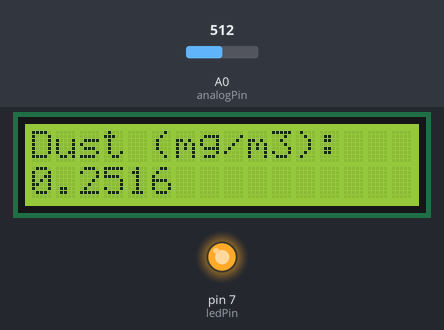
Recording of a sketch running on a simulated Arduino Uno, built with avr-gcc and run on an emulated ATmega328P. On the bench: 16×2 character LCD, output pins drawn as LEDs (lit = HIGH). The test bench sets the inputs (shaded band); at power-on: A0 (analogPin) = 512. What the sketch prints to the serial monitor is not drawn.

Above: at 3.3 s.
3.4 s: A0 (analogPin) set to 716
At 5.0 s:
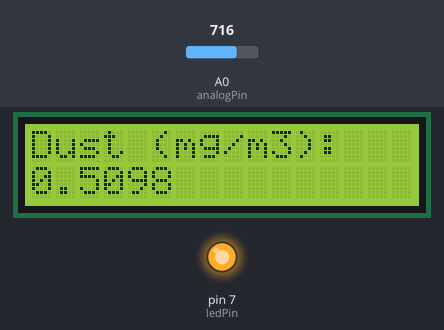
5.6 s: A0 (analogPin) set to 900
At 7.2 s:
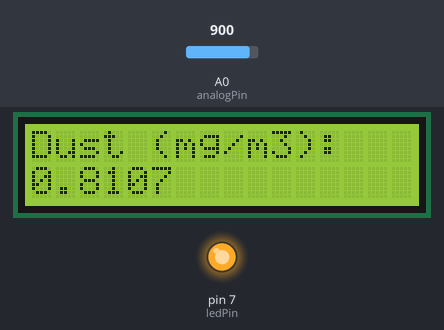
7.7 s: A0 (analogPin) set to 1023
At 9.3 s:
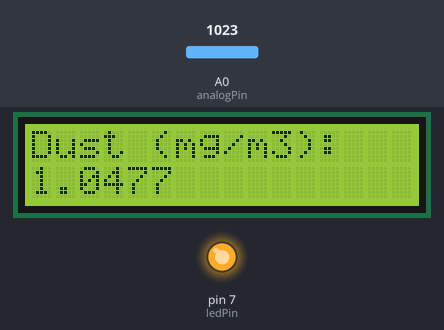
Timing chart, 0 to 10.8 s (numbered marks = the images above; inputs shaded):
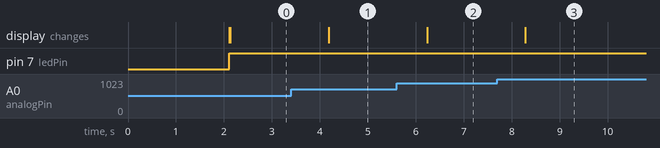

Measured:
- after the input at 3.4 s, the display: changes after 0.79 s (image 1)
- after the input at 5.6 s, the display: changes after 0.64 s (image 2)
- after the input at 7.7 s, the display: changes after 0.58 s (image 3)

The sketch:

arduino_code.ino
```cpp
#include <Wire.h>
#include <LiquidCrystal_I2C.h>

// Khởi tạo LCD 16x2 địa chỉ 0x27
LiquidCrystal_I2C lcd(0x27, 16, 2);

int ledPin = 7;       // Dây màu Xanh Lá điều khiển LED của cảm biến
int analogPin = A0;   // Dây màu Đen đọc tín hiệu Analog
int samplingTime = 280;
int deltaTime = 40;
int sleepTime = 9680;

float voMeasured = 0;
float calcVoltage = 0;
float dustDensity = 0;

void setup() {
  Serial.begin(9600); // Mở cổng Serial tốc độ 9600 baud
  pinMode(ledPin, OUTPUT);

  lcd.init();
  lcd.backlight();
  lcd.setCursor(0, 0);
  lcd.print("He thong bui min");
  lcd.setCursor(0, 1);
  lcd.print("Dang khoi dong...");
  delay(2000);
  lcd.clear();

  // In sẵn tiêu đề cố định ở dòng 0 để màn hình không bị nhấp nháy
  lcd.setCursor(0, 0);
  lcd.print("Dust (mg/m3):");
}

void loop() {
  // Bước 1: Kích hoạt LED của cảm biến (Mức thấp LOW)
  digitalWrite(ledPin, LOW);
  delayMicroseconds(samplingTime);

  // Bước 2: Đọc giá trị Analog từ chân A0
  voMeasured = analogRead(analogPin);

  delayMicroseconds(deltaTime);
  digitalWrite(ledPin, HIGH); // Tắt LED
  delayMicroseconds(sleepTime);

  // Bước 3: Chuyển đổi sang điện áp thực
  calcVoltage = voMeasured * (5.0 / 1023.0);

  // TÍNH TOÁN THEO PHƯƠNG TRÌNH AI (Đã lấy hệ số thực tế)
  dustDensity = 0.03982 * (calcVoltage * calcVoltage) + 0.02004 * calcVoltage - 0.04795;

  // Lọc nhiễu âm (Nếu không khí quá sạch, phương trình ra số âm thì ép về 0)
  if (dustDensity < 0) {
      dustDensity = 0.0000;
  }

  // Bước 4: Hiển thị lên LCD 16x2 (Không dùng lcd.clear để tránh nhấp nháy)
  lcd.setCursor(0, 1);
  lcd.print(dustDensity, 4); // In ra 4 chữ số thập phân cho chính xác
  lcd.print("       ");      // Khoảng trắng để xóa các ký tự cũ thừa phía sau

  // Bước 5: Gửi dữ liệu định dạng CSV lên Serial (cho script Python đọc)
  // Định dạng đầu ra: Điện_áp,Mật_độ_bụi
  Serial.print(calcVoltage, 4);
  Serial.print(",");
  Serial.println(dustDensity, 4);

  delay(1000); // Đo lại sau mỗi 1 giây
}
```
